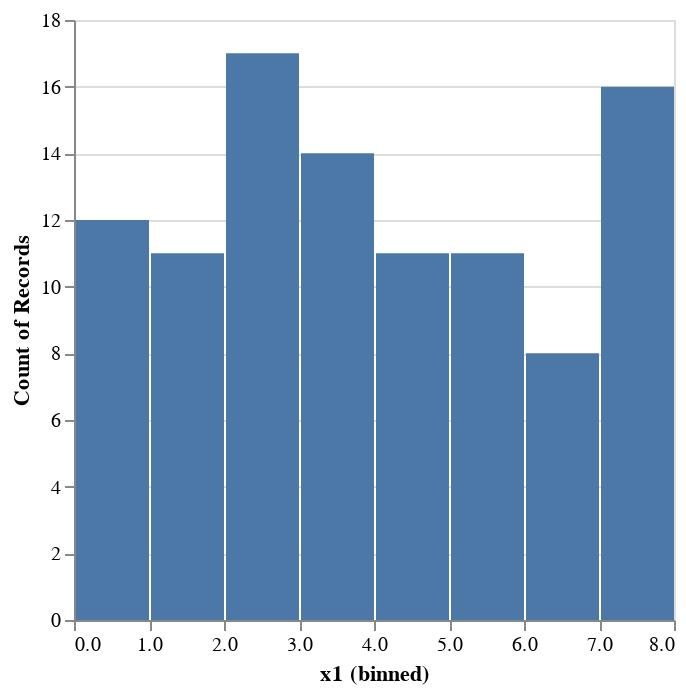

Notebook code for this chart:
### Code cell
hist = df |> vl"""{
  "mark": "bar",
  "encoding": {
    "x": {
      "bin": true,
      "field": "x1",
      "type": "quantitative"
    },
    "y": {
      "aggregate": "count",
      "type": "quantitative"
    }
  }
}"""

### Figure 1 — Vega-Lite specification as saved in the notebook (floating-point values rounded to 4 significant figures)
{"data": {"values": [{"x1": 6, "x2": 1}, {"x1": 5, "x2": 1}, {"x1": 5, "x2": 2}, {"x1": 4, "x2": 1}, {"x1": 2, "x2": 1}, {"x1": 1, "x2": 1}, {"x1": 4, "x2": 2}, {"x1": 2, "x2": 2}, {"x1": 8, "x2": 1}, {"x1": 3, "x2": 1}, {"x1": 1, "x2": 2}, {"x1": 8, "x2": 2}, {"x1": 1, "x2": 3}, {"x1": 0, "x2": 1}, {"x1": 8, "x2": 3}, {"x1": 5, "x2": 3}, {"x1": 2, "x2": 3}, {"x1": 7, "x2": 1}, {"x1": 1, "x2": 4}, {"x1": 5, "x2": 4}, {"x1": 5, "x2": 5}, {"x1": 1, "x2": 5}, {"x1": 2, "x2": 4}, {"x1": 4, "x2": 3}, {"x1": 2, "x2": 5}, {"x1": 8, "x2": 4}, {"x1": 7, "x2": 2}, {"x1": 5, "x2": 6}, {"x1": 8, "x2": 5}, {"x1": 1, "x2": 6}, {"x1": 3, "x2": 2}, {"x1": 4, "x2": 4}, {"x1": 0, "x2": 2}, {"x1": 2, "x2": 6}, {"x1": 2, "x2": 7}, {"x1": 0, "x2": 3}, {"x1": 3, "x2": 3}, {"x1": 0, "x2": 4}, {"x1": 1, "x2": 7}, {"x1": 3, "x2": 4}, {"x1": 7, "x2": 3}, {"x1": 2, "x2": 8}, {"x1": 1, "x2": 8}, {"x1": 2, "x2": 9}, {"x1": 1, "x2": 9}, {"x1": 6, "x2": 2}, {"x1": 3, "x2": 5}, {"x1": 4, "x2": 5}, {"x1": 2, "x2": 10}, {"x1": 0, "x2": 5}, {"x1": 4, "x2": 6}, {"x1": 5, "x2": 7}, {"x1": 7, "x2": 4}, {"x1": 4, "x2": 7}, {"x1": 0, "x2": 6}, {"x1": 2, "x2": 11}, {"x1": 6, "x2": 3}, {"x1": 8, "x2": 6}, {"x1": 7, "x2": 5}, {"x1": 5, "x2": 8}, {"x1": 4, "x2": 8}, {"x1": 4, "x2": 9}, {"x1": 5, "x2": 9}, {"x1": 2, "x2": 12}, {"x1": 0, "x2": 7}, {"x1": 6, "x2": 4}, {"x1": 0, "x2": 8}, {"x1": 3, "x2": 6}, {"x1": 3, "x2": 7}, {"x1": 3, "x2": 8}, {"x1": 8, "x2": 7}, {"x1": 4, "x2": 10}, {"x1": 7, "x2": 6}, {"x1": 5, "x2": 10}, {"x1": 6, "x2": 5}, {"x1": 2, "x2": 13}, {"x1": 3, "x2": 9}, {"x1": 0, "x2": 9}, {"x1": 4, "x2": 11}, {"x1": 3, "x2": 10}, {"x1": 3, "x2": 11}, {"x1": 8, "x2": 8}, {"x1": 8, "x2": 9}, {"x1": 0, "x2": 10}, {"x1": 0, "x2": 11}, {"x1": 8, "x2": 10}, {"x1": 6, "x2": 6}, {"x1": 6, "x2": 7}, {"x1": 6, "x2": 8}, {"x1": 2, "x2": 14}, {"x1": 3, "x2": 12}, {"x1": 2, "x2": 15}, {"x1": 2, "x2": 16}, {"x1": 1, "x2": 10}, {"x1": 5, "x2": 11}, {"x1": 3, "x2": 13}, {"x1": 3, "x2": 14}, {"x1": 0, "x2": 12}, {"x1": 2, "x2": 17}, {"x1": 1, "x2": 11}]}, "encoding": {"x": {"bin": true, "field": "x1", "type": "quantitative"}, "y": {"aggregate": "count", "type": "quantitative"}}, "mark": "bar"}
